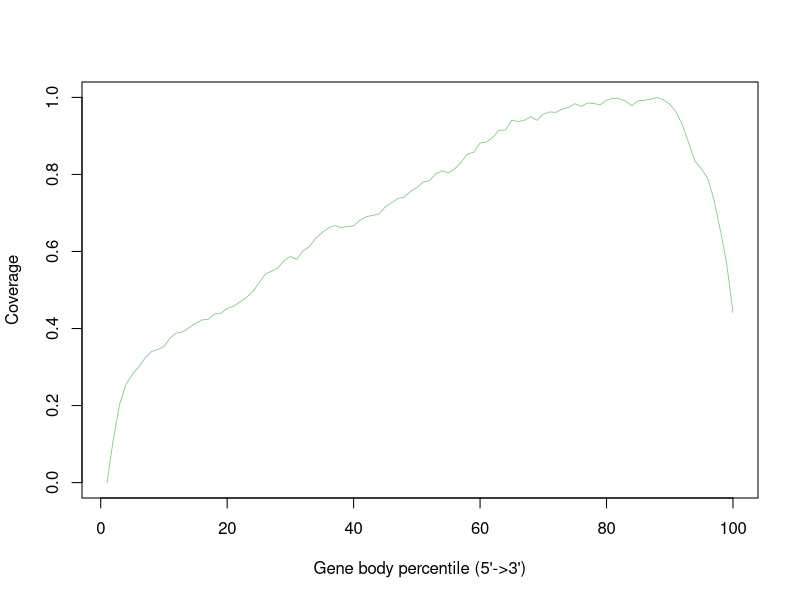

Source code (R):
ERR458502_sorted <- c(0.0,0.11309447552348009,0.20372663734324067,0.2555550810664617,0.28102091073436675,0.3001665456719477,0.3229277875048042,0.34009480292095484,0.34534739719007557,0.3532618752757968,0.37623663720089395,0.3883361090945325,0.3914962064596945,0.4023999658367852,0.4134318372692204,0.4223427424520647,0.4237519750608532,0.43774465843902577,0.4394101151585031,0.4523209634026562,0.4574027415979844,0.46907517330714155,0.4803632688502655,0.4951957979245847,0.5174303568632475,0.541131087101963,0.5488747491138917,0.55715932869283,0.5764757797042035,0.5869240295511807,0.5797497544518939,0.6015999772245235,0.6126603180025907,0.6339269191897624,0.648859090973794,0.6608304508120881,0.6672929922705727,0.6625101422043814,0.6645172310714438,0.666467381247242,0.6811148595749527,0.6902250501772217,0.6935274942705442,0.6973708559308764,0.7157193491907589,0.7266800472591137,0.7375553372905723,0.7412421175499281,0.7560604119514313,0.7655976427381816,0.780444406485317,0.7836614425417432,0.8016540689812245,0.8092980882834409,0.8042590141065608,0.8145649172253776,0.831674993950264,0.8531551152296765,0.857695975857995,0.8815390528248708,0.8841867019686552,0.8961722964797654,0.9147343098318885,0.9154175741270587,0.940627179684275,0.9373674396094006,0.9405702409930108,0.9498654823418884,0.9405844756658268,0.9563137891275569,0.962306586383112,0.9611535778850123,0.9696516775561914,0.9745484050049109,0.9836301262615479,0.976754779291398,0.9853952256907375,0.9843133905567181,0.9807547223527068,0.992754551536633,0.9978647990775932,0.996526739832885,0.9906762893054903,0.9785910520846678,0.9909752174346272,0.9924271540618639,0.9956441901182901,1.0,0.9937936826522042,0.982391709726552,0.9617656688161023,0.9288978092838536,0.8820799703918806,0.8339810109464634,0.8144083358244011,0.7906506668944214,0.733953965068113,0.6555209178517032,0.5692445659136525,0.4418727135556789)


pdf("/home/mashxp/Documents/MyVault/Atlas/LuuLoi_RNA-seq_course/exercise/_data/rseqc/ERR458502/ERR458502.geneBodyCoverage.curves.pdf")
x=1:100
icolor = colorRampPalette(c("#7fc97f","#beaed4","#fdc086","#ffff99","#386cb0","#f0027f"))(1)
plot(x,ERR458502_sorted,type='l',xlab="Gene body percentile (5'->3')", ylab="Coverage",lwd=0.8,col=icolor[1])
dev.off()
